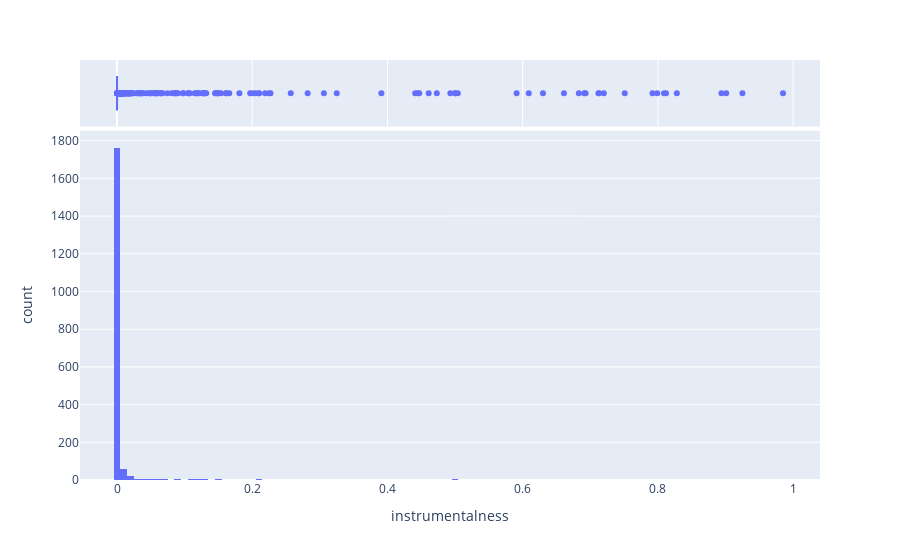

The notebook cell saved with this chart:
### Code cell
#foco na variável "instrumentalness", para entender melhor os valores
px.histogram(data_frame=df_spotify, x="instrumentalness", marginal="box")

### Figure 1 — Plotly figure (JSON) as saved in the notebook; plotly's stock layout.template omitted (floating-point values rounded to 4 significant figures; data arrays with more than 128 entries replaced by an {"elided": "..."} marker saying what was removed)
{"data": [{"alignmentgroup": "True", "bingroup": "x", "hovertemplate": "instrumentalness=%{x}<br>count=%{y}<extra></extra>", "legendgroup": "", "marker": {"color": "#636efa", "pattern": {"shape": ""}}, "name": "", "offsetgroup": "", "orientation": "v", "showlegend": false, "type": "histogram", "x": {"elided": "1937 float values"}, "xaxis": "x", "yaxis": "y"}, {"alignmentgroup": "True", "hovertemplate": "instrumentalness=%{x}<extra></extra>", "legendgroup": "", "marker": {"color": "#636efa"}, "name": "", "notched": true, "offsetgroup": "", "showlegend": false, "type": "box", "x": {"elided": "1937 float values"}, "xaxis": "x2", "yaxis": "y2"}], "layout": {"barmode": "relative", "legend": {"tracegroupgap": 0}, "margin": {"t": 60}, "xaxis": {"anchor": "y", "domain": [0, 1], "title": {"text": "instrumentalness"}}, "xaxis2": {"anchor": "y2", "domain": [0, 1], "matches": "x", "showgrid": true, "showticklabels": false}, "yaxis": {"anchor": "x", "domain": [0, 0.8316], "title": {"text": "count"}}, "yaxis2": {"anchor": "x2", "domain": [0.8416, 1], "matches": "y2", "showgrid": false, "showline": false, "showticklabels": false, "ticks": ""}}}
